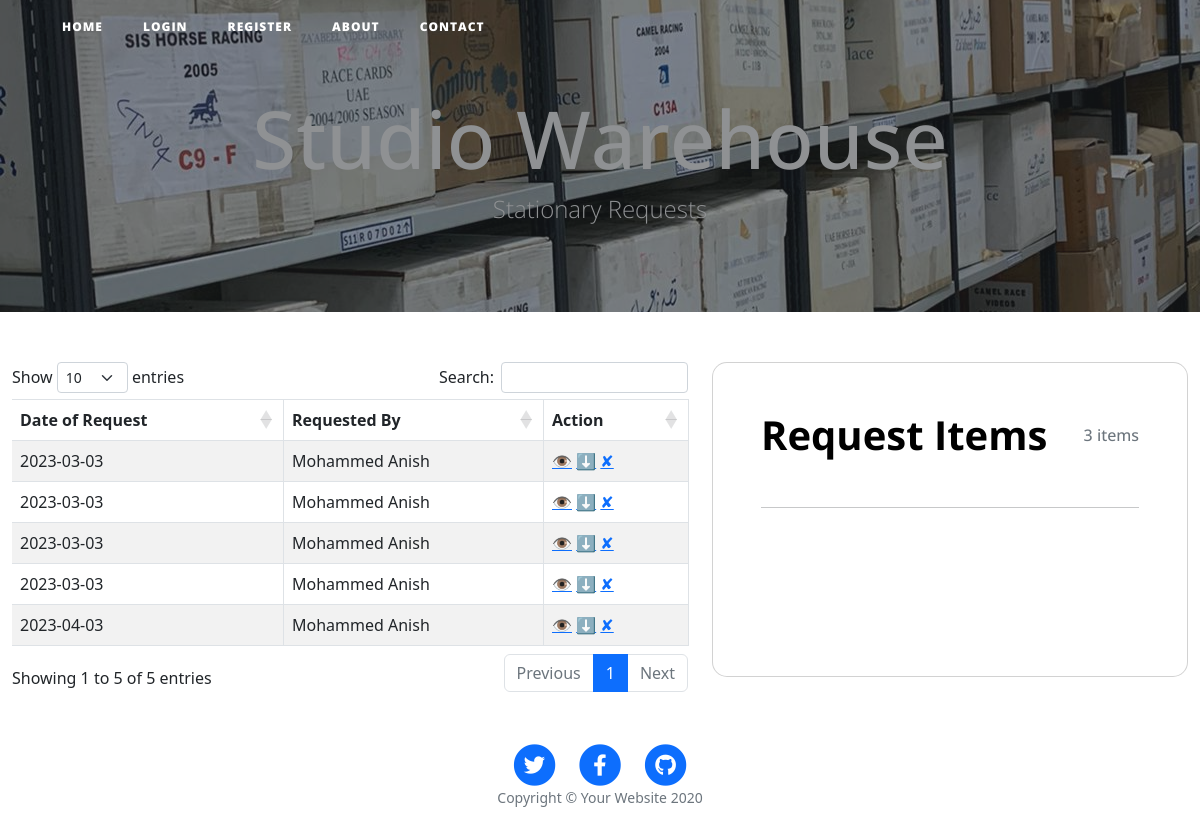
Page /view_requests on the earlier database version.
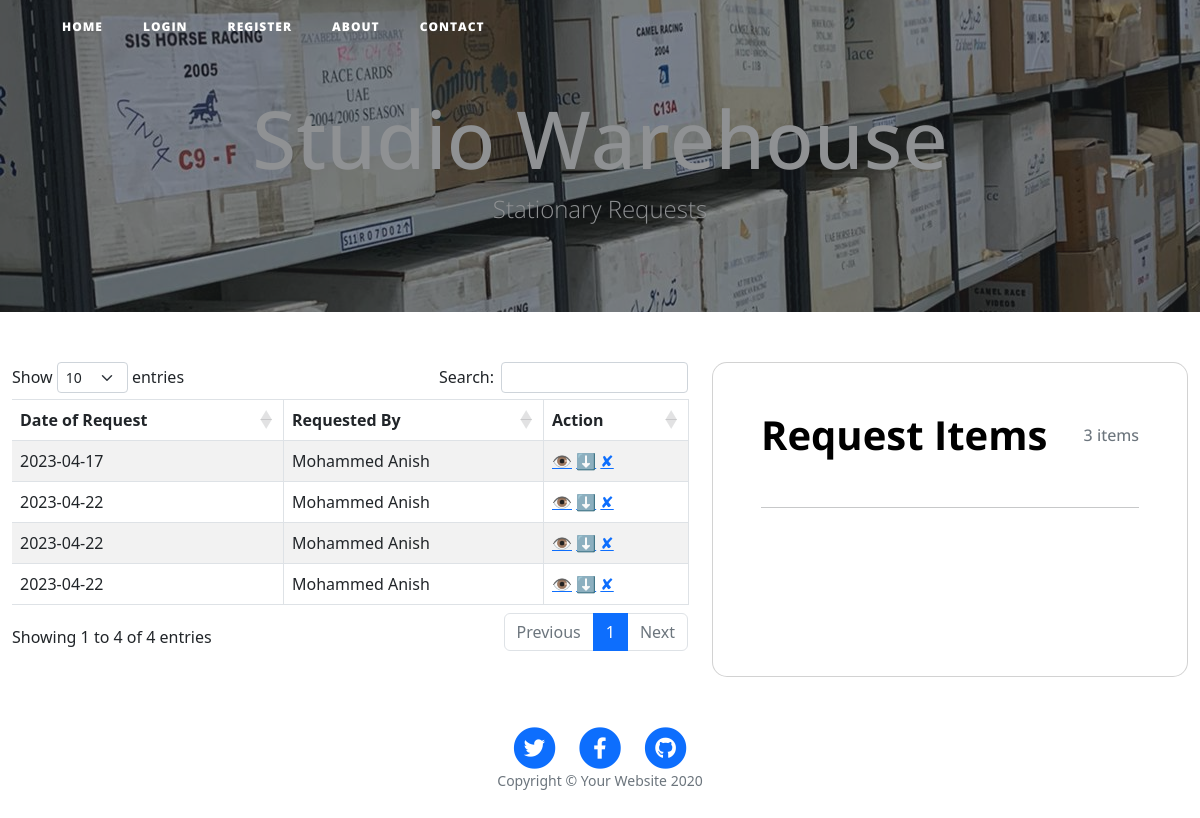
Same page on the later database version.
### main.py (models this page shows)
class Request(db.Model):
    __tablename__ = "requests"
    id = db.Column(db.Integer, primary_key=True)
    req_date = db.Column(db.String(250), nullable=False)
    request_user_id = db.Column(db.Integer, db.ForeignKey('users.id'))
    requested_by = relationship("User", back_populates="user_requests")
    request_items = relationship("RequestItem", back_populates="parent_request")

class User(UserMixin, db.Model):
    __tablename__ = "users"
    id = db.Column(db.Integer, primary_key=True)
    email = db.Column(db.String(100), unique=True)
    password = db.Column(db.String(100))
    name = db.Column(db.String(100))
    user_requests = relationship("Request", back_populates="requested_by")

### main.py (the view)
@app.route('/view_requests', methods=["GET", "POST"])
def get_all_requests():
    all_requests = Request.query.all()
    return render_template("view_requests_popup.html", form=all_requests, current_user=current_user)

### templates/view_requests_popup.html (shortened to what this page needs)
{% include "header.html" %}
{% from "bootstrap/pagination.html" import render_pagination %}
<header class="masthead" style="background-image: url('static/img/header-bkg.jpeg')">
    <div class="overlay"></div>
    <div class="container">
        <div class="row">
            <div class="col-lg-8 col-md-10 mx-auto">
                <div class="site-heading">
                    <h1>Studio Warehouse</h1>
                    <span class="subheading">Stationary Requests</span>
                </div>
            </div>
        </div>
    </div>
</header>
<section>
    <div class="container-fluid">
        <div class="row">
            <div class="col-lg-7">
                <table class="table table-striped table-bordered" id="sortTableView">
                    <thead>
                    <tr>
                        <th>Date of Request</th>
                        <th>Requested By</th>
                        <th>Action</th>
                    </tr>
                    </thead>
                    <tbody>
                    {% for requests in form %}
                    <tr>
                        <td class="col-name">{{ requests.req_date }}</td>
                        <td>{{ requests.requested_by.name }}</td>
                        <td>
                            <a href="#" class="data-link" onmouseover="get_item_details({{requests.id}})" id="data-link" data-req-id="{{ requests.id }}">👁</a>
                            <a href="{{url_for('download_request',req_id=requests.id)}}">⬇️</a>
                            <a href="" onclick="return confirm('Are you sure you want to delete this item?');">✘</a>
                        </td>
                    </tr>
                    {% endfor %}
                    </tbody>
                </table>
            </div>
            <div class="col-lg-5">
                <div class="card card-registration card-registration-2" style="border-radius: 15px;">
                    <div class="card-body p-0">
                        <div class="row g-0">
                            <div class="col-lg-12" id="mmm">
                                <div class="p-5" id="header-box">
                                    <div class="d-flex justify-content-between align-items-center mb-5">
                                            <h1 class="fw-bold mb-0 text-black">Request Items</h1>
                                            <h6 class="mb-0 text-muted">3 items</h6>
                                        </div>
                                        <hr class="my-4">
                                    <div class="p-5" id="add_row">
                                    </div>
                                </div>
                            </div>
                        </div>
                    </div>
                </div>
            </div>
        </div>
    </div>
</section>
{% include "footer.html" %}

### templates/header.html (shortened to what this page needs)
<!DOCTYPE html>
<html lang="en">
<head>
<link href="https://cdnjs.cloudflare.com/ajax/libs/twitter-bootstrap/5.2.0/css/bootstrap.min.css" rel="stylesheet">
<link href="https://cdn.datatables.net/1.13.4/css/dataTables.bootstrap5.min.css" rel="stylesheet">
  <link href="{{ url_for('static', filename='vendor/fontawesome-free/css/all.min.css')}}" rel="stylesheet" type="text/css">
  <link href="{{ url_for('static', filename='css/clean-blog.min.css')}}" rel="stylesheet">
  <link href="{{ url_for('static', filename='css/styles.css')}}" rel="stylesheet">
<link rel="stylesheet" href="https://cdn.jsdelivr.net/npm/bootstrap@5.2.0/dist/css/bootstrap.min.css">
</head>
<body>
  <nav class="navbar navbar-expand-lg navbar-light fixed-top" id="mainNav">
    <div class="container">
      <div class="collapse navbar-collapse" id="navbarResponsive">
        <ul class="navbar-nav ml-auto">
          <li class="nav-item">
          <a class="nav-link" href="{{ url_for('get_all') }}">Home</a>
          </li>
         {% if not current_user.is_authenticated: %}
          <li class="nav-item">
            <a class="nav-link" href="{{ url_for('login') }}">Login</a>
          </li>
          <li class="nav-item">
            <a class="nav-link" href="{{ url_for('register') }}">Register</a>
          </li>
         {% else %}
          <li class="nav-item">
           <a class="nav-link" href="{{ url_for('logout') }}">Log Out</a>
          </li>
         {% endif %}
          <li class="nav-item">
         <a class="nav-link" href="{{ url_for('about') }}">About</a>
          </li>
          <li class="nav-item">
         <a class="nav-link" href="{{ url_for('contact') }}">Contact</a>
          </li>
        </ul>
      </div>
    </div>
  </nav>

### templates/footer.html (shortened to what this page needs)
  <footer>
    <div class="container">
      <div class="row">
        <div class="col-lg-8 col-md-10 mx-auto">
          <ul class="list-inline text-center">
            <li class="list-inline-item">
              <a href="#">
                <span class="fa-stack fa-lg">
                  <i class="fas fa-circle fa-stack-2x"></i>
                  <i class="fab fa-twitter fa-stack-1x fa-inverse"></i>
                </span>
              </a>
            </li>
            <li class="list-inline-item">
              <a href="#">
                <span class="fa-stack fa-lg">
                  <i class="fas fa-circle fa-stack-2x"></i>
                  <i class="fab fa-facebook-f fa-stack-1x fa-inverse"></i>
                </span>
              </a>
            </li>
            <li class="list-inline-item">
              <a href="#">
                <span class="fa-stack fa-lg">
                  <i class="fas fa-circle fa-stack-2x"></i>
                  <i class="fab fa-github fa-stack-1x fa-inverse"></i>
                </span>
              </a>
            </li>
          </ul>
          <p class="copyright text-muted">Copyright &copy; Your Website 2020</p>
        </div>
      </div>
    </div>
  </footer>
</body>
</html>

### static/css/styles.css (style rules this page uses)
.nav-link { color: white; }

Differences in the rows shown:
removed Request: req_date "2023-03-03", requested_by.name "Mohammed Anish"
removed Request: req_date "2023-03-03", requested_by.name "Mohammed Anish"
removed Request: req_date "2023-03-03", requested_by.name "Mohammed Anish"
removed Request: req_date "2023-04-03", requested_by.name "Mohammed Anish"
changed Request (number 1 of 4 on the later page): req_date "2023-03-03" → "2023-04-17"
added Request: req_date "2023-04-22", requested_by.name "Mohammed Anish"
added Request: req_date "2023-04-22", requested_by.name "Mohammed Anish"
added Request: req_date "2023-04-22", requested_by.name "Mohammed Anish"
Other differences:
text written by a page script: "Show entries Search: Showing 1 to 5 of 5 entries Previous 1 Next" → "Show entries Search: Showing 1 to 4 of 4 entries Previous 1 Next"
